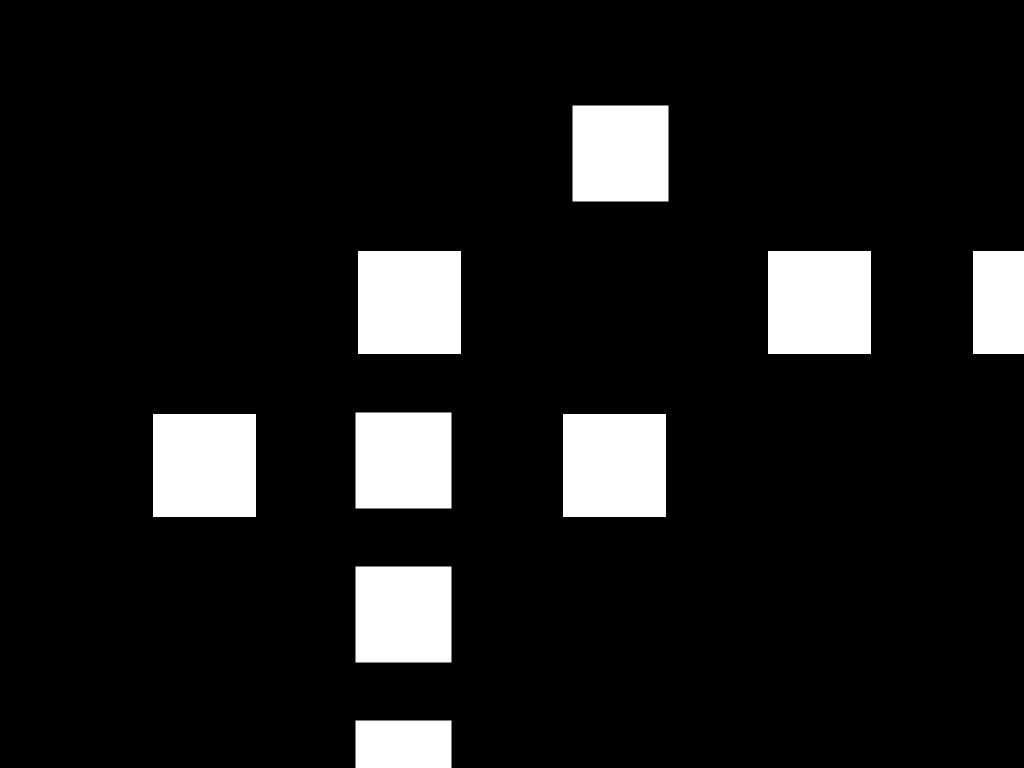
Frame 1 (no input)
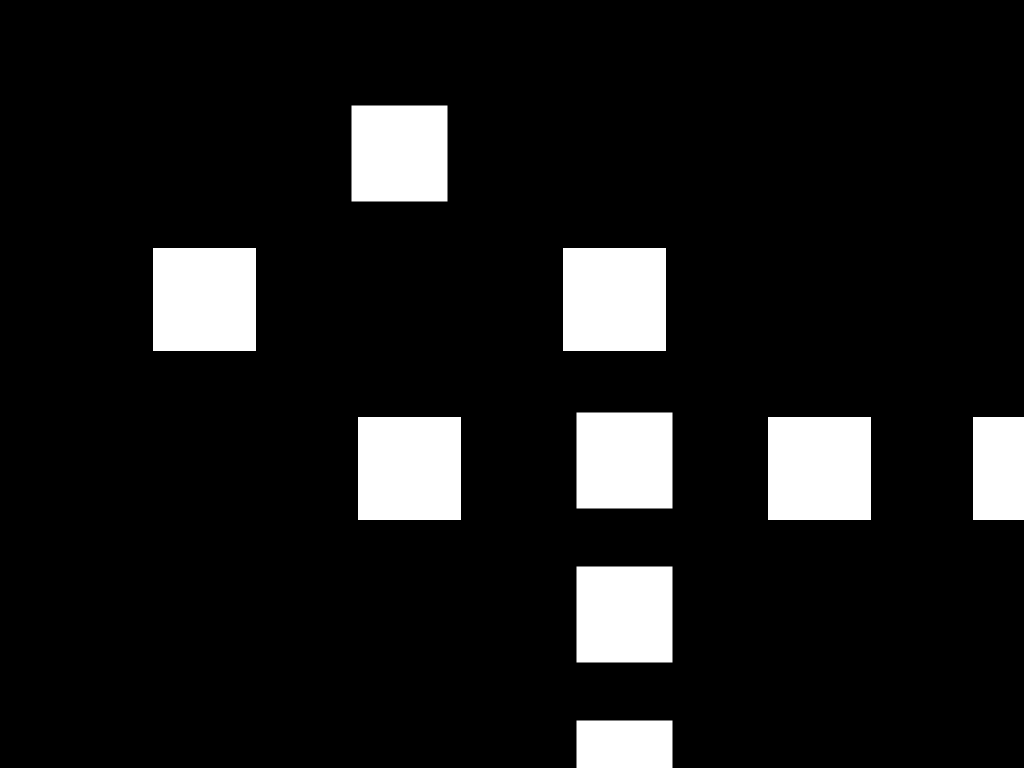
Frame 60 (the mouse pressed at the canvas centre just before this capture)
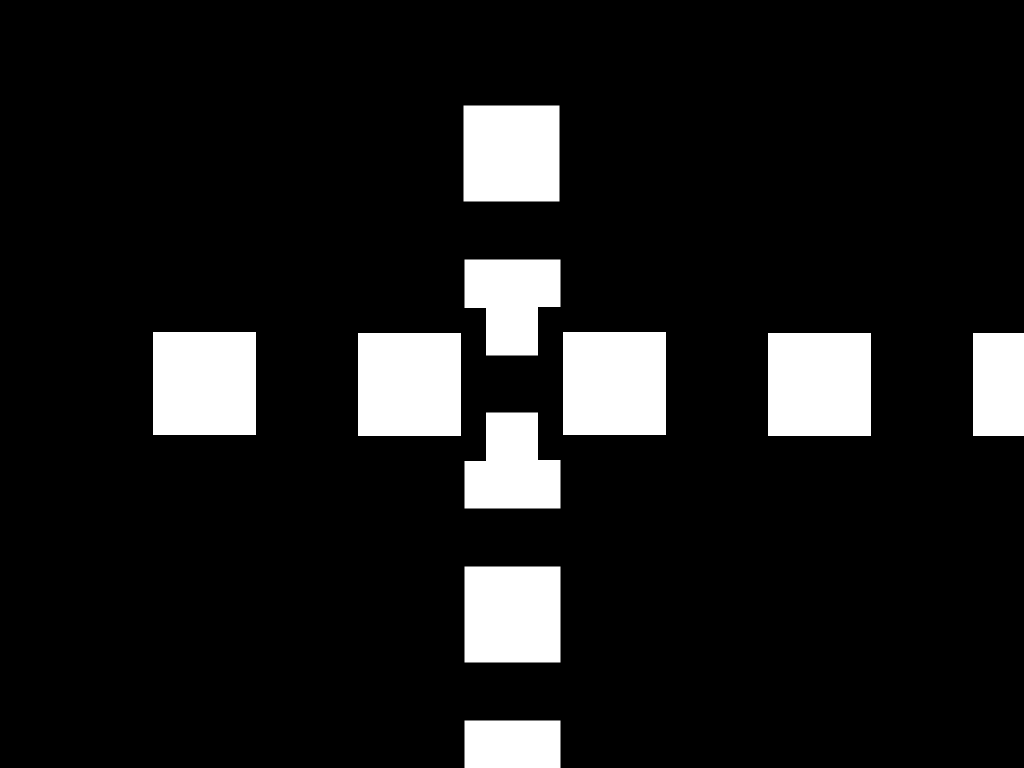
Frame 120 (the mouse held since frame 60 and released just before this capture)

The Processing sketch that drew these frames (run headless with seeded random() and noise(); from frame 60 on, the mouse is pressed at the canvas centre):

// Processing sketch: processing_148951
// ── processing_148951.pde

float xPos;
float yPos;
float diameter = 100;

void setup(){
  size(1024,768);
  smooth();
}

void draw(){
  background (0);
  
  if(mousePressed){
    xPos = lerp(xPos, mouseX, 0.1);
    yPos = lerp(yPos, mouseY, 0.1);
  }
  
  else{
    float n = frameCount*0.01;
    xPos = noise(n)*width;
    yPos = noise(n)*height;
  }
  
  diameter = height*1/6;
  
  rectMode(CENTER);
  stroke(0);
  strokeWeight(height*25/600);
  fill(255);
  rect(xPos, height/5, diameter, diameter);
  rect(width-xPos, 3*height/5, diameter, diameter);
  rect(width-xPos, 2*height/5, diameter, diameter);
  rect(width-xPos, 4*height/5, diameter, diameter);
  rect(width-xPos, 5*height/5, diameter, diameter);
  
  strokeWeight(25);
  fill(255);
  rect(width/5, yPos, diameter, diameter);
  rect(3*width/5, yPos, diameter, diameter);
  rect(2*width/5, height-yPos, diameter, diameter);
  rect(4*width/5, height-yPos, diameter, diameter);
  rect(5*width/5, height-yPos, diameter, diameter);
}
